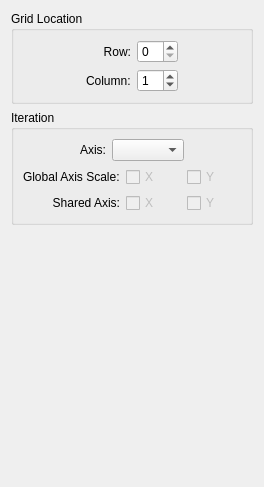
<?xml version="1.0" encoding="UTF-8"?>
<ui version="4.0">
 <class>IterateTab</class>
 <widget class="QWidget" name="IterateTab">
  <property name="geometry">
   <rect>
    <x>0</x>
    <y>0</y>
    <width>264</width>
    <height>487</height>
   </rect>
  </property>
  <property name="windowTitle">
   <string>Form</string>
  </property>
  <layout class="QVBoxLayout" name="verticalLayout_2">
   <item>
    <widget class="QGroupBox" name="chooserFrame">
     <property name="title">
      <string>Grid Location</string>
     </property>
     <layout class="QHBoxLayout" name="horizontalLayout_2">
      <item>
       <spacer name="horizontalSpacer_3">
        <property name="orientation">
         <enum>Qt::Horizontal</enum>
        </property>
        <property name="sizeHint" stdset="0">
         <size>
          <width>45</width>
          <height>20</height>
         </size>
        </property>
       </spacer>
      </item>
      <item>
       <layout class="QGridLayout" name="gridLayout">
        <item row="0" column="0">
         <widget class="QLabel" name="rowIndexLabel">
          <property name="text">
           <string>Row:</string>
          </property>
          <property name="alignment">
           <set>Qt::AlignRight|Qt::AlignTrailing|Qt::AlignVCenter</set>
          </property>
         </widget>
        </item>
        <item row="0" column="1">
         <widget class="QSpinBox" name="gridRowSpin">
          <property name="toolTip">
           <string>The row location for the plot.  Setting the row to 0 indicates the plot should not be shown.</string>
          </property>
          <property name="minimum">
           <number>0</number>
          </property>
         </widget>
        </item>
        <item row="1" column="0">
         <widget class="QLabel" name="colIndexLabel">
          <property name="text">
           <string>Column:</string>
          </property>
         </widget>
        </item>
        <item row="1" column="1">
         <widget class="QSpinBox" name="gridColSpin">
          <property name="toolTip">
           <string>The column location for the plot.  Setting the column to 0 indicates the plot should not be shown.</string>
          </property>
          <property name="minimum">
           <number>0</number>
          </property>
          <property name="value">
           <number>1</number>
          </property>
         </widget>
        </item>
       </layout>
      </item>
      <item>
       <spacer name="horizontalSpacer_4">
        <property name="orientation">
         <enum>Qt::Horizontal</enum>
        </property>
        <property name="sizeHint" stdset="0">
         <size>
          <width>45</width>
          <height>20</height>
         </size>
        </property>
       </spacer>
      </item>
     </layout>
    </widget>
   </item>
   <item>
    <widget class="QGroupBox" name="iterationGroupBox">
     <property name="title">
      <string>Iteration</string>
     </property>
     <layout class="QVBoxLayout" name="verticalLayout">
      <item>
       <layout class="QHBoxLayout" name="horizontalLayout">
        <item>
         <spacer name="horizontalSpacer_2">
          <property name="orientation">
           <enum>Qt::Horizontal</enum>
          </property>
          <property name="sizeHint" stdset="0">
           <size>
            <width>40</width>
            <height>20</height>
           </size>
          </property>
         </spacer>
        </item>
        <item>
         <widget class="QLabel" name="iterationAxisChooserLabel">
          <property name="text">
           <string>Axis:</string>
          </property>
          <property name="alignment">
           <set>Qt::AlignRight|Qt::AlignTrailing|Qt::AlignVCenter</set>
          </property>
         </widget>
        </item>
        <item>
         <widget class="QComboBox" name="iterationAxisChooser">
          <property name="toolTip">
           <string>&lt;html&gt;&lt;head&gt;&lt;meta name=&quot;qrichtext&quot; content=&quot;1&quot; /&gt;&lt;style type=&quot;text/css&quot;&gt;
p, li { white-space: pre-wrap; }
&lt;/style&gt;&lt;/head&gt;&lt;body style=&quot; font-family:'Sans Serif'; font-size:9pt; font-weight:400; font-style:normal;&quot;&gt;
&lt;p style=&quot; margin-top:0px; margin-bottom:0px; margin-left:0px; margin-right:0px; -qt-block-indent:0; text-indent:0px;&quot;&gt;Choose what quantity will vary from plot to plot&lt;/p&gt;&lt;/body&gt;&lt;/html&gt;</string>
          </property>
         </widget>
        </item>
        <item>
         <spacer name="horizontalSpacer">
          <property name="orientation">
           <enum>Qt::Horizontal</enum>
          </property>
          <property name="sizeHint" stdset="0">
           <size>
            <width>40</width>
            <height>20</height>
           </size>
          </property>
         </spacer>
        </item>
       </layout>
      </item>
      <item>
       <layout class="QGridLayout" name="gridLayout_2">
        <item row="0" column="0">
         <widget class="QLabel" name="globalAxisLabel">
          <property name="text">
           <string>Global Axis Scale:</string>
          </property>
         </widget>
        </item>
        <item row="0" column="1">
         <widget class="QCheckBox" name="globalXCheck">
          <property name="enabled">
           <bool>false</bool>
          </property>
          <property name="text">
           <string>X</string>
          </property>
         </widget>
        </item>
        <item row="0" column="2">
         <widget class="QCheckBox" name="globalYCheck">
          <property name="enabled">
           <bool>false</bool>
          </property>
          <property name="text">
           <string>Y</string>
          </property>
         </widget>
        </item>
        <item row="1" column="0">
         <widget class="QLabel" name="commonAxisLabel">
          <property name="text">
           <string>Shared Axis:</string>
          </property>
          <property name="alignment">
           <set>Qt::AlignRight|Qt::AlignTrailing|Qt::AlignVCenter</set>
          </property>
         </widget>
        </item>
        <item row="1" column="1">
         <widget class="QCheckBox" name="sharedXCheck">
          <property name="enabled">
           <bool>false</bool>
          </property>
          <property name="toolTip">
           <string>Indicate if multiple plots should use a common x-axis.</string>
          </property>
          <property name="text">
           <string>X</string>
          </property>
         </widget>
        </item>
        <item row="1" column="2">
         <widget class="QCheckBox" name="sharedYCheck">
          <property name="enabled">
           <bool>false</bool>
          </property>
          <property name="toolTip">
           <string>Indicate if multiple plots should share a common y-axis.</string>
          </property>
          <property name="text">
           <string>Y</string>
          </property>
         </widget>
        </item>
       </layout>
      </item>
     </layout>
    </widget>
   </item>
   <item>
    <spacer>
     <property name="orientation">
      <enum>Qt::Vertical</enum>
     </property>
     <property name="sizeHint" stdset="0">
      <size>
       <width>95</width>
       <height>218</height>
      </size>
     </property>
    </spacer>
   </item>
  </layout>
 </widget>
 <resources/>
 <connections/>
</ui>
